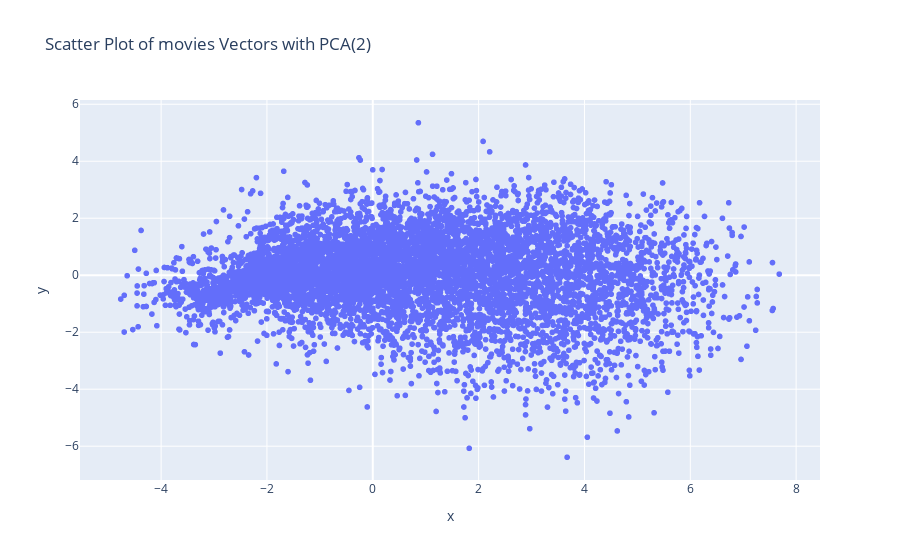

Source (notebook cell):
### Markdown cell above
You have already studied PCA, it is a useful technique for dimensionality reduction, but also simply for visualization. Don't forget to scale your embeddings first. To access the embeddings values of your keras model, have a look at the *get_weights()* function.

Compute a PCA on all your movies embeddings, get the 2 first principal components, and do a scatter plot of all the movies on a 2D plane, where each movie is a point defined by the two values of the two first principal components of the PCA from its embedding. Add the titles of the movies to each point of the plot (use plotly to do so it will be clearer), and try to see if you can interpret the axes of the PCA through to different movie genres, like in Figure 3 from the article *Matrix Factorization Techniques for Recommender Systems*.

### Code cell
from sklearn.preprocessing import StandardScaler
from sklearn.decomposition import PCA
import plotly.express as px

user_car_vect,movie_car_vect,movie_array,user_array  = best_model.get_weights()
sScale = StandardScaler()
movie_car_vect_std = sScale.fit_transform(movie_car_vect)
pca = PCA(n_components=2)
movie_car_vect_std_2D = pca.fit_transform(movie_car_vect_std)
df_movie_car = pd.DataFrame(movie_car_vect_std_2D)
px.scatter(x=df_movie_car.iloc[:,0],y=df_movie_car.iloc[:,1],title="Scatter Plot of movies Vectors with PCA(2)")

### Figure 1 — Plotly figure (JSON) as saved in the notebook; plotly's stock layout.template omitted (floating-point values rounded to 4 significant figures; data arrays with more than 128 entries replaced by an {"elided": "..."} marker saying what was removed)
{"data": [{"hovertemplate": "x=%{x}<br>y=%{y}<extra></extra>", "legendgroup": "", "marker": {"color": "#636efa", "symbol": "circle"}, "mode": "markers", "name": "", "showlegend": false, "type": "scattergl", "x": {"elided": "9724 float values"}, "xaxis": "x", "y": {"elided": "9724 float values"}, "yaxis": "y"}], "layout": {"legend": {"tracegroupgap": 0}, "title": {"text": "Scatter Plot of movies Vectors with PCA(2)"}, "xaxis": {"anchor": "y", "domain": [0, 1], "title": {"text": "x"}}, "yaxis": {"anchor": "x", "domain": [0, 1], "title": {"text": "y"}}}}
